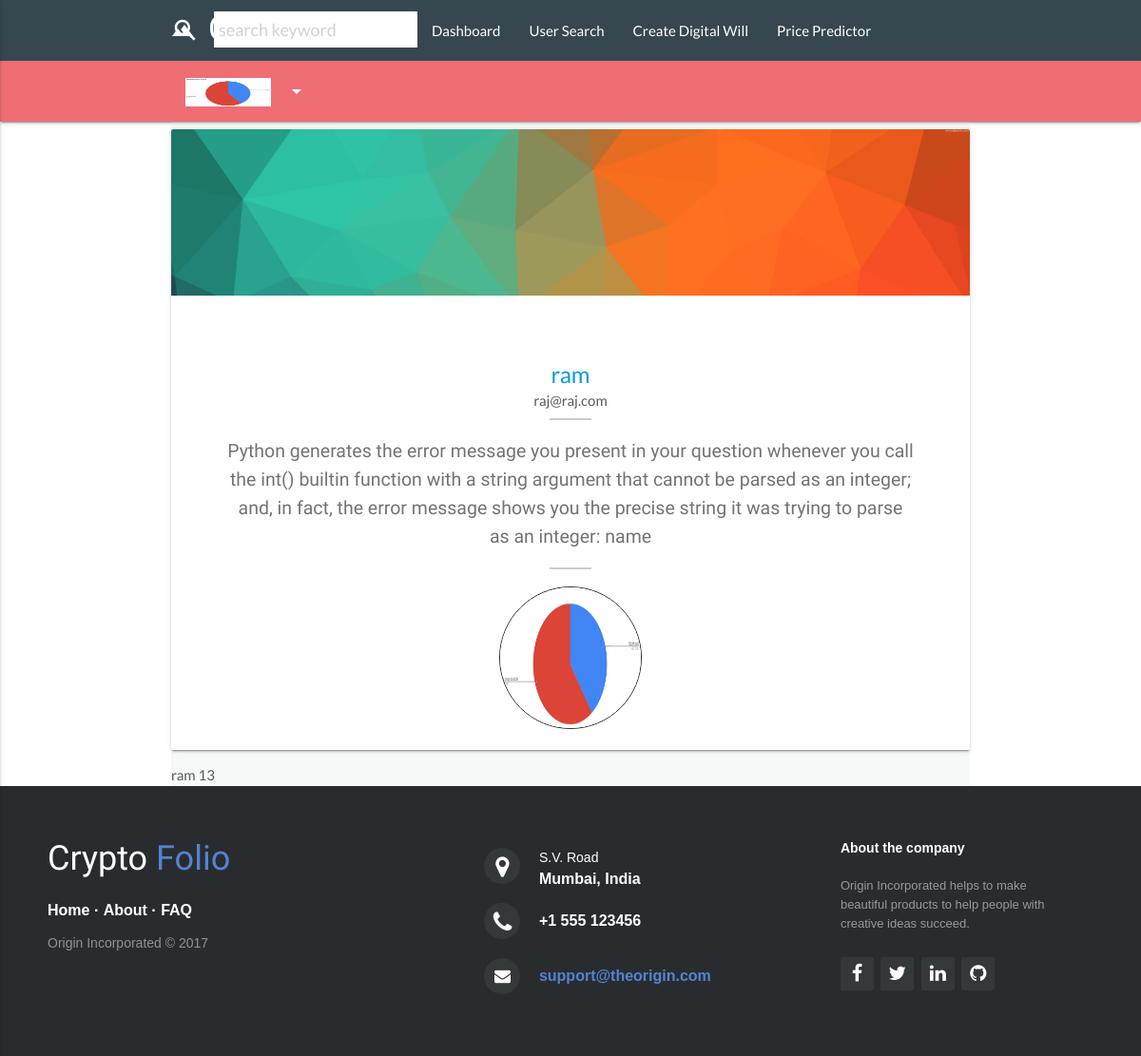
/dashboard/will/send/ (signed in), run on the app's committed database.
### authen/models.py (models this page shows)
class Profile(models.Model):
    user = models.OneToOneField(User, on_delete=models.CASCADE)
    description1 = models.IntegerField(default=0, blank=True, null=True)
    description2 = models.IntegerField(default=0, blank=True, null=True)
    description3 = models.IntegerField(default=0, blank=True, null=True)
    cryptoname = models.CharField(max_length=500, blank=True, null=True)
    email = models.EmailField(unique=True)
    bio = models.CharField(max_length=500, blank=True, null=True)
    profile_pic = models.ImageField(
        default='media/mainpage4.jpg', blank=True, null=True)
    confirmhash = models.CharField(max_length=100, blank=True, null=True)
    def __str__(self):
        return  self.user.username

### explore/models.py (models this page shows)
class Flyer(models.Model):
    creater = models.ForeignKey(Profile, on_delete=models.CASCADE)
    owner=models.CharField(max_length=500)
    username=models.CharField(max_length=500)
    percentage = models.IntegerField(default=0)
    viewcount = models.IntegerField(default=0)
    def __str__(self):
      return self.creater.user.username+" "+self.username;

### explore/views.py (the view)
# urls.py: url(r'will/send/$', views.willsend),
def willsend(request):
    if request.user.is_authenticated:
        pr = Profile.objects.get(user=request.user)
        data = Flyer.objects.filter(owner = request.user)
        print(data);
        print("@@@@@@@@@@@-----WILL SENT----@@@@@@@@@@@@@@@@@@@@@@@@@@");
        first=pr.description1;
        second=pr.description2;
        third=pr.description3;
        k=0;
        for flyer in data:
            print(flyer.username);
            t=User.objects.get(username=flyer.username);
            u=Profile.objects.get(user=t)
            p=flyer.percentage;
            u.description1=u.description1+p*0.01*first;
            u.description2=u.description2+p*0.01*second;
            u.description3=u.description3+p*0.01*third;
            pr.description1=pr.description1-p*0.01*first;
            pr.description2=pr.description2-p*0.01*second;
            pr.description3=pr.description3-p*0.01*third;
            pr.save();
            u.save();
        print(pr);
        return render(request, 'moneyack.html', {'profile': pr, 'i': data})
    else:
        return redirect('/authen/login/')

### authen/templates/moneyack.html (shortened to what this page needs)
{% extends 'navbar.html' %} {% load static %} {% block content %}
<link rel="stylesheet" href="http://maxcdn.bootstrapcdn.com/font-awesome/4.2.0/css/font-awesome.min.css">
<link rel="stylesheet" href="{% static 'authen/css/style.css' %}">
<link rel="stylesheet" href="{% static 'authen/css/footer-distributed-with-address-and-phones.css' %}">
<div class="container" id="Public-Profile-Main-Container">
    <div>
        <div class="col-lg-12 col-sm-12">
            <div class="card hovercard">
                <div class="cardheader">
                </div>
                <br>
                <br>
                <br>
                <div class="info">
                    <div class="title">
                        <a target="_blank"> {{ profile.user.username }}</a>
                    </div>
                    <div class="email" id="email">
                        {{ profile.email }}
                    </div>
                    <hr style="width:5%; border: 1px solid #ccc;" />
                    <div style="font-family: 'Manuale'; font-size: 1.3em;padding: 10px; line-height: 30px" class="desc" id="Public-Flyer">
                        {{ profile.bio }}
                    </div>
                    <hr style="width:5%; border: 1px solid #ccc;" />
                </div>
                <div id="profilepic">
                    <img style=" height : 150px; width:150px; border-radius: 50%; border: 1px solid #292c2f;" src="{{ profile.profile_pic.url }}">
                </div>
            </div>
        </div>
    </div>
        {{ profile.user.username }}
 {{ i.0.percentage }}
</div>
{% endblock content %}

### templates/navbar.html (shortened to what this page needs)
<!DOCTYPE html>
<html lang="en">
{% load static %}
<head>
    <link rel="stylesheet" href="{% static 'src/public/css/libs/sweetalert.css' %}">
    <link rel="stylesheet" href="{% static 'src/public/css/app.css' %}">
    <link rel="stylesheet" href="{% static 'src/public/css/navigation.css' %}">
    <link rel="stylesheet" href="{% static 'src/public/css/libs/typeahead.css' %}">
    <link rel="stylesheet" href="{% static 'src/public/css/lity.css' %}">
    <link rel="stylesheet" href="http://maxcdn.bootstrapcdn.com/font-awesome/4.2.0/css/font-awesome.min.css">
    <link rel="stylesheet" href="https://cdnjs.cloudflare.com/ajax/libs/animate.css/3.5.2/animate.min.css">
    <link type="text/css" rel="stylesheet" href="{% static 'authen/css/materialize.min.css' %}" media="screen,projection" />
    <link rel="stylesheet" href="{% static 'authen/css/font-awesome.min.css' %}">
    <link rel="stylesheet" href="{% static 'explore/css/footer-distributed-with-address-and-phones.css' %}">
    <link rel="stylesheet" href="http://maxcdn.bootstrapcdn.com/font-awesome/4.2.0/css/font-awesome.min.css">
</head>
<body>
    <nav class="nav-extended">
        <div class="nav-wrapper blue-grey darken-3">
            <div class="container">
                <a href="/home/" class="brand-logo"><i class="large material-icons">landscape</i><span id="logo1">Crypto</span><span id="logo2">Folio</span></a>
                <ul class="right hide-on-med-and-down">
                     {% if profile  %}
                      <li>
                   <div class="searcher" style="margin-bottom: -12px;">
                      <div class="col s12 " >
                        <div class="" id="topbarsearch">
                          <div class="input-field col s6 s12 black-text" >
                            <i class="white-text material-icons prefix">search</i>
                            <input type="text" placeholder="search keyword" id="autocomplete-input" class="autocomplete black-text" style="background-color: white;padding-left: 5px;" >
                            </div>
                          </div>
                        </div>
                      </div>
                  </li>
                     <li><a href="/dashboard/home/">Dashboard</a></li>
                      <li><a href="/friends/">User Search</a></li>
                      {% endif %}
                     <li>
            <a href="/dashboard/will/">Create Digital Will</a>
        </li>
                    <li><a href="/dashboard/predict/">Price Predictor</a></li>
                    {% if profile  %}
                        {% if profile.profile_pic %}
                        <li id="profilepic"><a class="dropdown-button" href="#!" data-activates="dropdown1" data-beloworigin="true"><img style = " height : 30px; width: 90px; margin-bottom: -10px;" src="{{ profile.profile_pic.url }}"><i class="material-icons right">arrow_drop_down</i></a></li>
                        {% endif %}
                    {% else %}
                        <li><a href="/authen/login/">Log In</a></li>
                        <li><a href="/authen/register/">Sign Up</a></li>
                    {% endif %}
                </ul>
        <a href="#" data-activates="slide-out" class="button-collapse"><i class="material-icons">menu</i></a>      </div>
        </div>
    </nav>
    {% block content %} {% endblock content %}
    <footer class="footer-distributed">
        <div class="footer-left">
            <h3>Crypto
                <span>Folio</span>
            </h3>
            <p class="footer-links">
                <a href="/home/">Home</a> ·
                <a href="/about/">About</a> ·
                <a href="/faq/">FAQ</a>
            </p>
            <p class="footer-company-name">Origin Incorporated &copy; 2017</p>
        </div>
        <div class="footer-center">
            <div>
                <i class="fa fa-map-marker"></i>
                <p>
                    <span>S.V. Road</span> Mumbai, India</p>
            </div>
            <div>
                <i class="fa fa-phone"></i>
                <p>+1 555 123456</p>
            </div>
            <div>
                <i class="fa fa-envelope"></i>
                <p>
                    <a href="mailto:support@company.com">support@theorigin.com</a>
                </p>
            </div>
        </div>
        <div class="footer-right">
            <p class="footer-company-about">
                <span>About the company</span> Origin Incorporated helps to make beautiful products to help people with creative
                ideas succeed.
            </p>
            <div class="footer-icons">
                <a href="#">
                    <i class="fa fa-facebook"></i>
                </a>
                <a href="#">
                    <i class="fa fa-twitter"></i>
                </a>
                <a href="#">
                    <i class="fa fa-linkedin"></i>
                </a>
                <a href="#">
                    <i class="fa fa-github"></i>
                </a>
            </div>
        </div>
    </footer>
</body>
</html>

### explore/static/src/public/css/app.css (style rules this page uses)
body, html { font-family: 'Lato', sans-serif; text-rendering: optimizeLegibility !important; -webkit-font-smoothing: antialiased !important; color: #5a5a5a; }
a { text-decoration: none; color: #ccc; }
ul, ol { padding: 0; webkit-padding: 0; moz-padding: 0; }
img { max-width: 100%; }
input[type=text] { padding: 8px; }
#Public-Profile-Main-Container { background-color: rgba(214, 224, 226, 0.2); padding-left: 0; padding-right: 0; }
.card.hovercard { position: relative; padding-top: 0; overflow: hidden; text-align: center; }
.card.hovercard .cardheader { background: url("Profile-Background.jpg"); background-size: cover; height: 175px; }
.card.hovercard .info { padding: 4px 8px 10px; }
.card.hovercard .info .title { margin-bottom: 4px; font-size: 24px; line-height: 1; color: #262626; vertical-align: middle; }
.card.hovercard .info .desc { overflow: hidden; font-size: 12px; line-height: 20px; color: #737373; text-overflow: ellipsis; }

### explore/static/src/public/css/libs/typeahead.css (style rules this page uses)
button,input,optgroup,select,textarea { color:inherit;font:inherit;margin:0 }
input { line-height:normal }

### explore/static/explore/css/footer-distributed-with-address-and-phones.css (style rules this page uses)
.footer-distributed { background-color: #292c2f; box-shadow: 0 1px 1px 0 rgba(0, 0, 0, 0.12); box-sizing: border-box; width: 100%; text-align: left; font: bold 16px sans-serif; padding: 55px 50px; margin-top: 80px; }
.footer-distributed .footer-left, .footer-distributed .footer-center, .footer-distributed .footer-right { display: inline-block; vertical-align: top; }
.footer-distributed .footer-left { width: 40%; }
.footer-distributed h3 { color: #ffffff; font: normal 36px 'Cookie', cursive; margin: 0; }
.footer-distributed h3 span { color: #5383d3; }
.footer-distributed .footer-links { color: #ffffff; margin: 20px 0 12px; padding: 0; }
.footer-distributed .footer-links a { display:inline-block; line-height: 1.8; text-decoration: none; color: inherit; }
.footer-distributed .footer-company-name { color: #8f9296; font-size: 14px; font-weight: normal; margin: 0; }
.footer-distributed .footer-center { width: 35%; }
.footer-distributed .footer-center i { background-color: #33383b; color: #ffffff; font-size: 25px; width: 38px; height: 38px; border-radius: 50%; text-align: center; line-height: 42px; margin: 10px 15px; vertical-align: middle; }
.footer-distributed .footer-center i.fa-envelope { font-size: 17px; line-height: 38px; }
.footer-distributed .footer-center p { display: inline-block; color: #ffffff; vertical-align: middle; margin:0; }
.footer-distributed .footer-center p span { display:block; font-weight: normal; font-size:14px; line-height:2; }
.footer-distributed .footer-center p a { color: #5383d3; text-decoration: none;; }
.footer-distributed .footer-right { width: 20%; }
.footer-distributed .footer-company-about { line-height: 20px; color: #92999f; font-size: 13px; font-weight: normal; margin: 0; }
.footer-distributed .footer-company-about span { display: block; color: #ffffff; font-size: 14px; font-weight: bold; margin-bottom: 20px; }
.footer-distributed .footer-icons { margin-top: 25px; }
.footer-distributed .footer-icons a { display: inline-block; width: 35px; height: 35px; cursor: pointer; background-color: #33383b; border-radius: 2px; font-size: 20px; color: #ffffff; text-align: center; line-height: 35px; margin-right: 3px; margin-bottom: 5px; }

### authen/static/authen/css/style.css (style rules this page uses)
body { display: flex; flex-direction: column; }
#logo1 { color: #ffffff; font: normal 35px 'Cookie', cursive; }
#logo2 { color: #5383d3; font:normal 35px 'Cookie', cursive; }
.brand-logo { font-size: 1.7em !important; }
.footer-distributed { margin: 0 !important; }

### authen/templates/moneyack.html (style rules this page uses)
#Public-Flyer { width: 90% !important; margin: auto; }

### templates/navbar.html (style rules this page uses)
body { display: flex; min-height: 100vh; flex-direction: column; }

### data on the page
Profile: profile_pic (picture), user.username "ram", email "raj@raj.com", bio "Python generates the error message you present in your question whenever you call the int() builtin function with a string argument that cannot be parsed as an integer; and, in fact, the error message shows you the precise string it was trying to parse as an integer: name"
Flyer: percentage "13"
